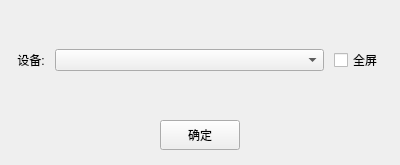
<?xml version="1.0" encoding="UTF-8"?>
<ui version="4.0">
 <class>CameraModifyUI</class>
 <widget class="QWidget" name="CameraModifyUI">
  <property name="geometry">
   <rect>
    <x>0</x>
    <y>0</y>
    <width>400</width>
    <height>165</height>
   </rect>
  </property>
  <property name="minimumSize">
   <size>
    <width>400</width>
    <height>0</height>
   </size>
  </property>
  <property name="maximumSize">
   <size>
    <width>400</width>
    <height>16777215</height>
   </size>
  </property>
  <property name="windowTitle">
   <string>CameraModifyUI</string>
  </property>
  <layout class="QVBoxLayout" name="verticalLayout">
   <property name="spacing">
    <number>0</number>
   </property>
   <property name="leftMargin">
    <number>0</number>
   </property>
   <property name="topMargin">
    <number>0</number>
   </property>
   <property name="rightMargin">
    <number>0</number>
   </property>
   <property name="bottomMargin">
    <number>15</number>
   </property>
   <item>
    <layout class="QVBoxLayout" name="verticalLayout_Title"/>
   </item>
   <item>
    <layout class="QHBoxLayout" name="horizontalLayout">
     <property name="spacing">
      <number>0</number>
     </property>
     <property name="rightMargin">
      <number>0</number>
     </property>
     <item>
      <widget class="QWidget" name="widget" native="true">
       <property name="sizePolicy">
        <sizepolicy hsizetype="Preferred" vsizetype="Expanding">
         <horstretch>0</horstretch>
         <verstretch>0</verstretch>
        </sizepolicy>
       </property>
       <layout class="QHBoxLayout" name="horizontalLayout_2">
        <property name="spacing">
         <number>10</number>
        </property>
        <property name="leftMargin">
         <number>17</number>
        </property>
        <property name="topMargin">
         <number>0</number>
        </property>
        <property name="rightMargin">
         <number>17</number>
        </property>
        <property name="bottomMargin">
         <number>0</number>
        </property>
        <item>
         <widget class="QLabel" name="label_deviceNumber">
          <property name="text">
           <string>设备:</string>
          </property>
          <property name="alignment">
           <set>Qt::AlignCenter</set>
          </property>
         </widget>
        </item>
        <item>
         <widget class="ComboBox" name="comboBox_deviceName">
          <property name="sizePolicy">
           <sizepolicy hsizetype="Expanding" vsizetype="Fixed">
            <horstretch>0</horstretch>
            <verstretch>0</verstretch>
           </sizepolicy>
          </property>
         </widget>
        </item>
        <item>
         <widget class="QCheckBox" name="checkBox_fullScreen">
          <property name="text">
           <string>全屏</string>
          </property>
         </widget>
        </item>
        <item>
         <layout class="QGridLayout" name="settingLayout"/>
        </item>
       </layout>
      </widget>
     </item>
    </layout>
   </item>
   <item>
    <layout class="QHBoxLayout" name="Layout_confirm">
     <item>
      <widget class="QPushButton" name="saveBtn">
       <property name="minimumSize">
        <size>
         <width>80</width>
         <height>30</height>
        </size>
       </property>
       <property name="maximumSize">
        <size>
         <width>80</width>
         <height>30</height>
        </size>
       </property>
       <property name="styleSheet">
        <string notr="true"/>
       </property>
       <property name="text">
        <string>确定</string>
       </property>
      </widget>
     </item>
    </layout>
   </item>
  </layout>
 </widget>
 <customwidgets>
  <customwidget>
   <class>ComboBox</class>
   <extends>QComboBox</extends>
   <header>combobox.h</header>
  </customwidget>
 </customwidgets>
 <resources/>
 <connections/>
</ui>
